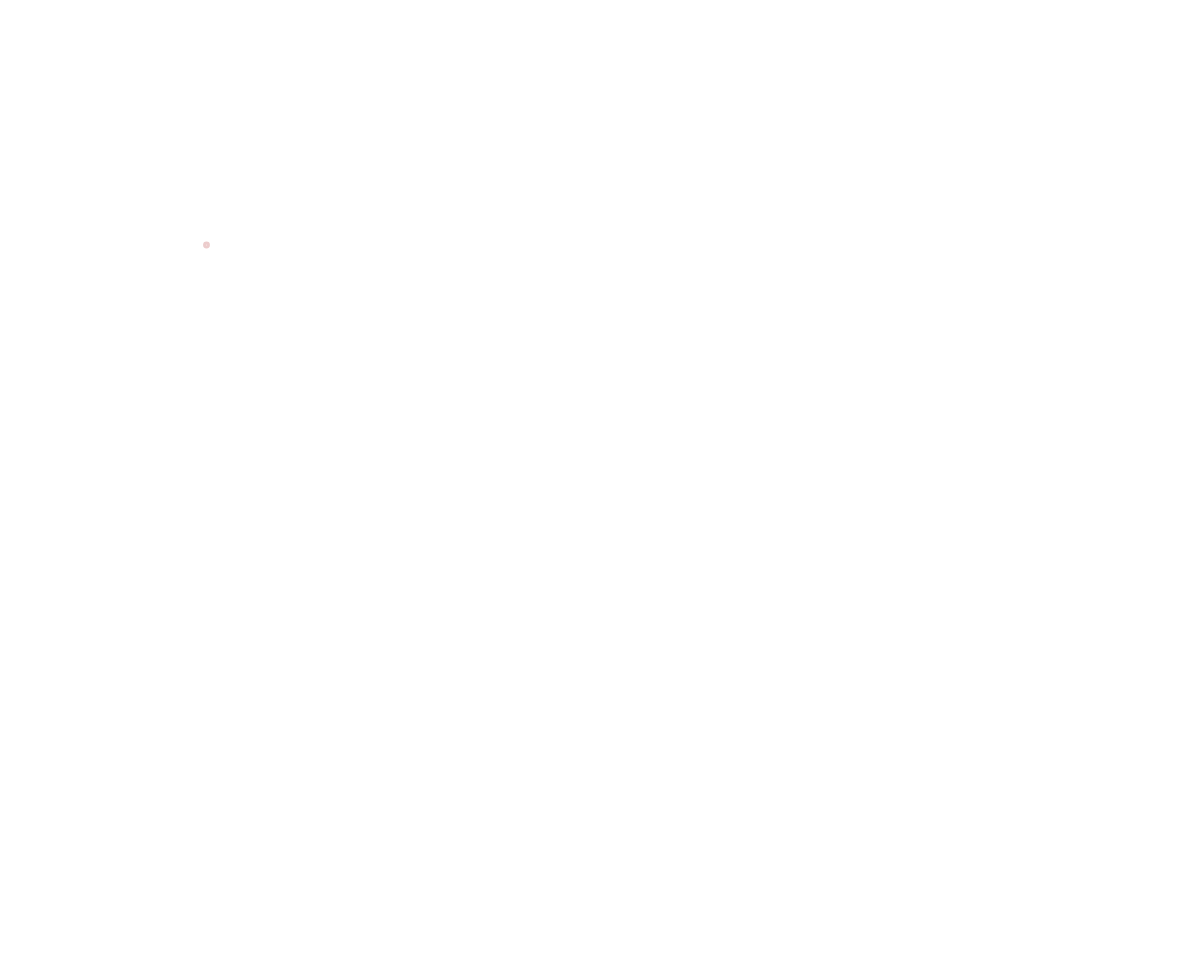
Frame 1 (no input)
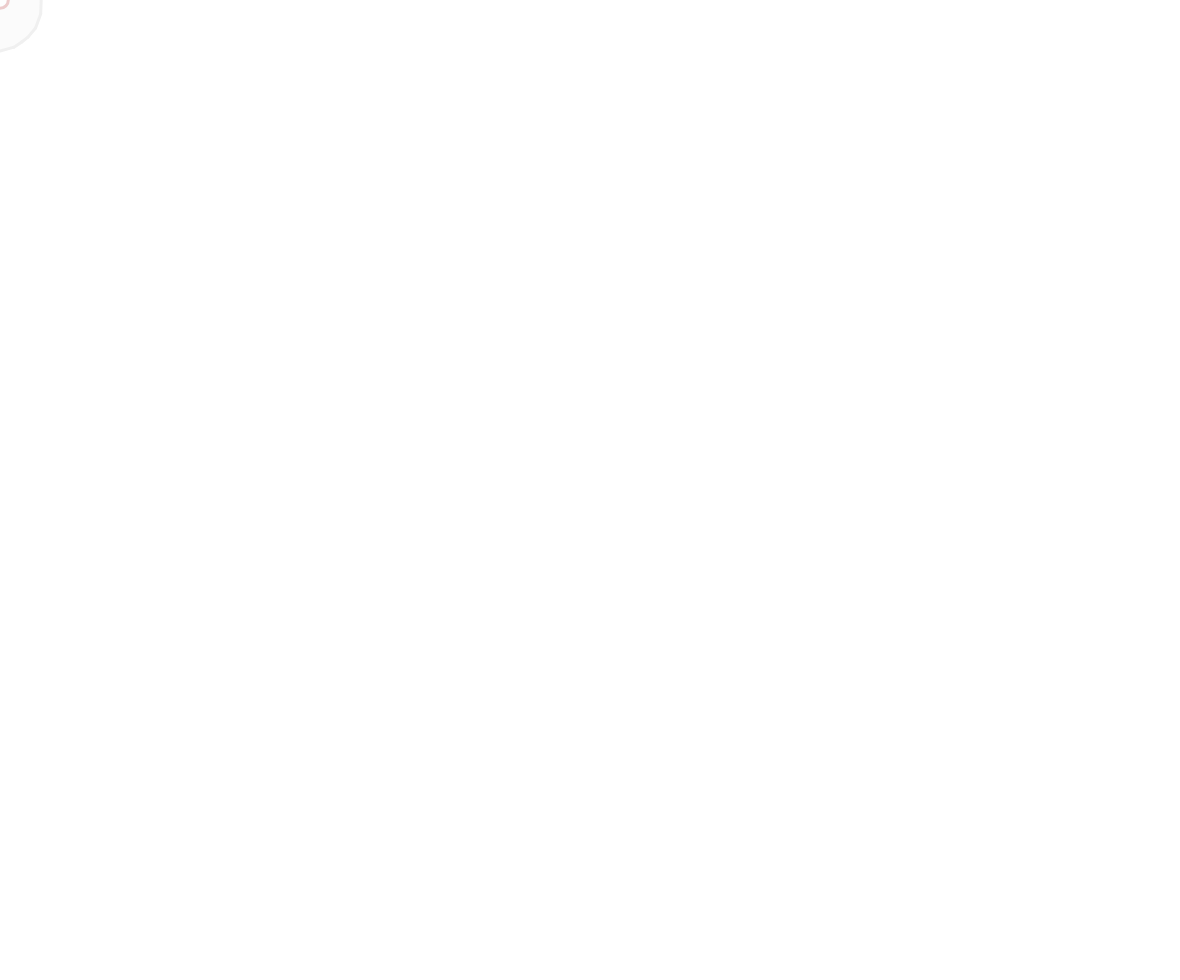
Frame 60 (no input)
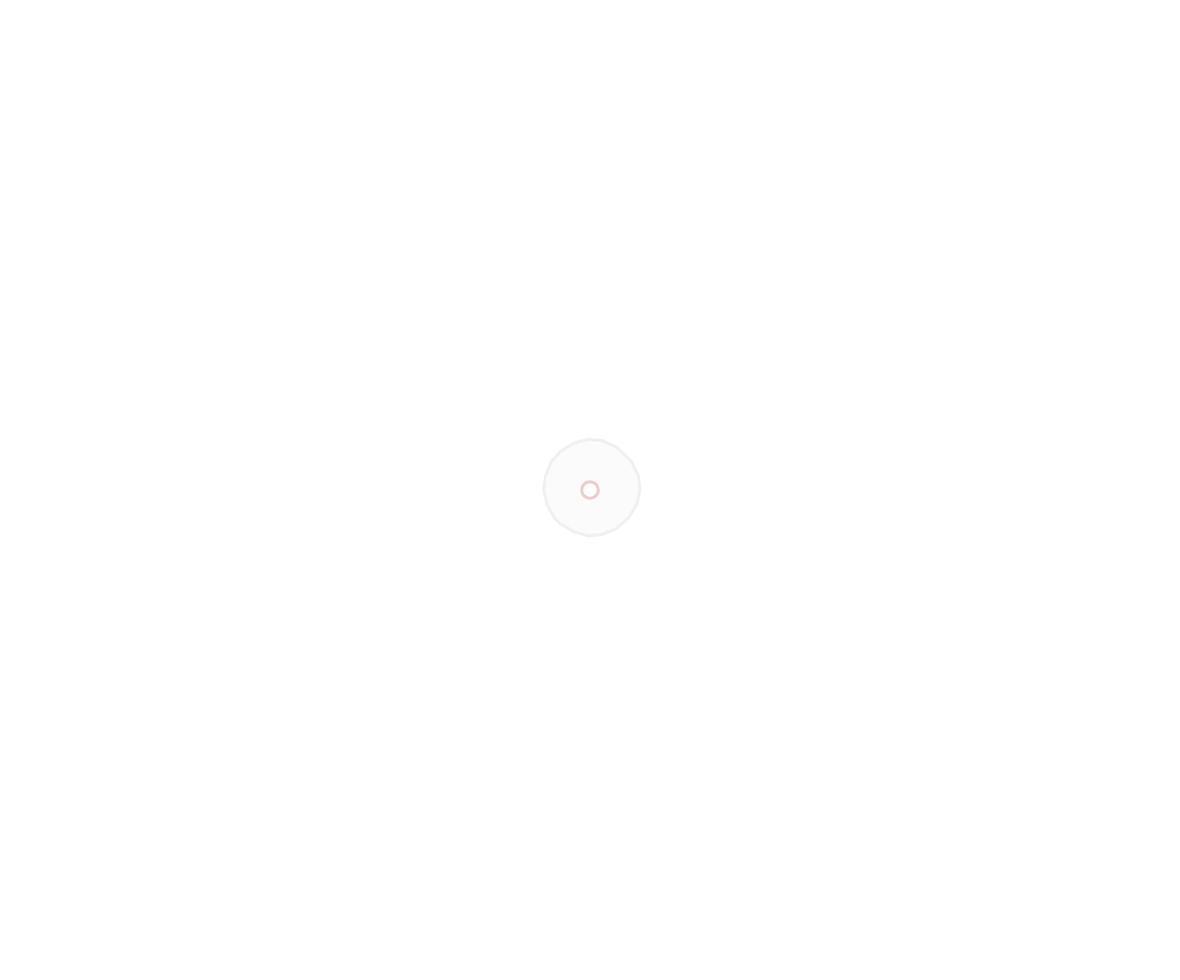
Frame 120 (the mouse pressed at the canvas centre since frame 60)

The p5.js sketch that drew these frames (run headless with seeded random() and noise() and a simulated clock; from frame 60 on, the mouse is pressed at the canvas centre):

// p5.js sketch
// ── sketch.js
var elem = document.getElementById('myElement');
//设置精度
let dpr = 14;

//设置显示模式
let displayMode = 1;

//设置全局阈值，相当于统一调整半径，非必要不调整
let lim = 1.2;

//设置圆的属性
let putMode = 1;

//设置鼠标滚轮初始值
let mouseWheelValue = 20;
let mouseWheelValueTarget = 20;


//初始化画布的宽、高、图层数量
let xNum = 0;
let yNum = 0;
let zNum = 8;//初始化得到一个图层数量上限
let circleLim = new Array(zNum);

//初始化不同图层上的圆
circleArray = new Array(zNum);
for (z = 0; z < zNum; z++) {
	circleArray[z] = new Array();
}

//定义画布
let canvas;

function hideMouseCursor() {
	var elem = document.body; //获取页面body元素
	elem.style.cursor = 'none'; //隐藏鼠标指针
}

//定义类：画在上面的圆
class circleDraw {

	constructor(stability, posX, posY, radius, speed, moveRadius) {

		this.inputX = posX;
		this.inputY = posY;
		this.inputR = radius;
		this.inputMR = moveRadius;
		this.x = posX;
		this.y = posY;
		this.r = radius;
		this.s = speed;
		this.mr = moveRadius;
		this.stability = stability;
	}
	normalUpdate(targetX, targetY) {
		if (this.stability == 0) {
			let scaleDis = sqrt(sq(this.x - targetX) + sq(this.y - targetY)) * 0.001;
			this.r = this.inputR * (-scaleDis * 1.2 + 1);
			this.mr = this.inputMR * (scaleDis + 1);
			this.inputX += (targetX - this.inputX) * this.s;
			this.inputY += (targetY - this.inputY) * this.s;
			this.x = this.inputX + Math.cos(frameCount * this.s * 0.28) * this.mr;
			this.y = this.inputY + Math.sin(frameCount * this.s * 0.2) * this.mr;
		} else if (this.stability == 0.5) {
			let scaleDis = sqrt(sq(this.x - targetX) + sq(this.y - targetY)) * 0.001;
			this.r = this.inputR * (-scaleDis * 0.1 + 1);
			this.mr = this.inputMR * (scaleDis + 1);

			this.x = this.inputX + Math.cos(frameCount * this.s * 0.28) * this.mr;
			this.y = this.inputY + Math.sin(frameCount * this.s * 0.2) * this.mr;
		}
	}
	radiusUpdate(radiusValue) {
		this.inputR = radiusValue;
	}

}

//把点阵上的数值计算后视觉化呈现出来
function drawSketchPoint(W, H, Z) {
	for (let z = 0; z < Z; z++) {

		//把第 Z 类圆形的数值叠加后计算出来
		for (let i = 0; i < W + 1; i++) {
			for (let j = 0; j < H + 1; j++) {
				//储存到圆心距离的倒数

				inputValue[i][j][z] = circleArray[z][0].r / sqrt(sq(circleArray[z][0].x - i * dpr) + sq(circleArray[z][0].y - j * dpr));
				for (let n = 1; n < circleArray[z].length; n++) {
					let dt = circleArray[z][n].r / sqrt(sq(circleArray[z][n].x - i * dpr) + sq(circleArray[z][n].y - j * dpr));
					inputValue[i][j][z] += dt;
				}
			}
		}


		if (z == 0) {
			for (let i = 0; i < W; i++) {
				for (let j = 0; j < H; j++) {
					var nw = inputValue[i][j][z];
					var ne = inputValue[i + 1][j][z];
					var se = inputValue[i + 1][j + 1][z];
					var sw = inputValue[i][j + 1][z];
					var a = [i * dpr + dpr * myLerp(lim * circleLim[z], nw, ne), j * dpr];
					var b = [
						i * dpr + dpr,
						j * dpr + dpr * myLerp(lim * circleLim[z], ne, se)
					];
					var c = [
						i * dpr + dpr * myLerp(lim * circleLim[z], sw, se),
						j * dpr + dpr
					];
					var d = [i * dpr, j * dpr + dpr * myLerp(lim * circleLim[z], nw, sw)];

					gridValue[i][j][z] = binaryToType(
						inputValue[i][j][z] > lim * circleLim[z],
						inputValue[i + 1][j][z] > lim * circleLim[z],
						inputValue[i + 1][j + 1][z] > lim * circleLim[z],
						inputValue[i][j + 1][z] > lim * circleLim[z]
					)


					noStroke();
					//stroke(0);
					strokeWeight(3);
					//noFill();
					fill(250, 250, 250, 200);
					//绘制 Metaballs

					switch (gridValue[i][j][z]) {
						case 1:
						case 14:
							if (inputValue[i][j + 1][z] > lim * circleLim[z]) {
								triangle(d[0], d[1], c[0], c[1], d[0], c[1]);
							} else {
								beginShape();
								vertex(d[0], d[1]);
								vertex(c[0], c[1]);
								vertex(b[0], c[1]);
								vertex(b[0], a[1]);
								vertex(d[0], a[1]);
								endShape(CLOSE);
							}
							break;
						case 2:
						case 13:
							if (inputValue[i + 1][j + 1][z] > lim * circleLim[z]) {
								triangle(b[0], b[1], c[0], c[1], b[0], c[1])
							} else {
								beginShape();
								vertex(b[0], b[1]);
								vertex(c[0], c[1]);
								vertex(d[0], c[1]);
								vertex(d[0], a[1]);
								vertex(b[0], a[1]);
								endShape(CLOSE);
							}
							break;
						case 3:
						case 12:
							if (inputValue[i][j][z] > lim * circleLim[z]) {
								beginShape();
								vertex(d[0], a[1]);
								vertex(b[0], a[1]);
								vertex(b[0], b[1]);
								vertex(d[0], d[1]);
								endShape(CLOSE);
							} else {
								beginShape();
								vertex(d[0], c[1]);
								vertex(b[0], c[1]);
								vertex(b[0], b[1]);
								vertex(d[0], d[1]);
								endShape(CLOSE);
							}
							break;
						case 11:
						case 4:
							if (inputValue[i + 1][j][z] > lim * circleLim[z]) {
								triangle(a[0], a[1], b[0], b[1], b[0], a[1]);
							} else {
								beginShape();
								vertex(a[0], a[1]);
								vertex(b[0], b[1]);
								vertex(b[0], c[1]);
								vertex(d[0], c[1]);
								vertex(d[0], a[1]);
								endShape(CLOSE);
							}
							break;
						case 5:
							if (inputValue[i][j][z] > lim * circleLim[z]) {
								beginShape(TRIANGLES);
								vertex(d[0], a[1]);
								vertex(a[0], a[1]);
								vertex(d[0], d[1]);
								vertex(b[0], b[1]);
								vertex(c[0], c[1]);
								vertex(b[0], c[1]);
								endShape();
							} else {
								beginShape();
								vertex(d[0], d[1]);
								vertex(a[0], a[1]);
								vertex(b[0], a[1]);
								vertex(b[0], b[1]);
								vertex(c[0], c[1]);
								vertex(d[0], c[1]);
								endShape(CLOSE);
							}
							break;
						case 6:
						case 9:
							if (inputValue[i][j][z] > lim * circleLim[z]) {
								beginShape();
								vertex(d[0], a[1]);
								vertex(a[0], a[1]);
								vertex(c[0], c[1]);
								vertex(d[0], c[1]);
								endShape(CLOSE);
							} else {
								beginShape();
								vertex(b[0], a[1]);
								vertex(a[0], a[1]);
								vertex(c[0], c[1]);
								vertex(b[0], c[1]);
								endShape(CLOSE);
							}
							break;
						case 7:
						case 8:
							if (inputValue[i][j][z] > lim * circleLim[z]) {
								triangle(d[0], a[1], a[0], a[1], d[0], d[1]);
							} else {
								beginShape();
								vertex(d[0], d[1]);
								vertex(a[0], a[1]);
								vertex(b[0], a[1]);
								vertex(b[0], c[1]);
								vertex(d[0], c[1]);
								endShape(CLOSE);
							}
							break;
						case 10:
							if (inputValue[i][j][z] > lim * circleLim[z]) {
								beginShape();
								vertex(d[0], a[1]);
								vertex(a[0], a[1]);
								vertex(b[0], b[1]);
								vertex(b[0], c[1]);
								vertex(c[0], c[1]);
								vertex(d[0], d[1]);
								endShape(CLOSE);
							} else {
								beginShape(TRIANGLES);
								vertex(a[0], a[1]);
								vertex(b[0], b[1]);
								vertex(b[0], a[1]);
								vertex(d[0], c[1]);
								vertex(d[0], c[1]);
								endShape();
							}
							break;
						case 15:
							rect(d[0], a[1], dpr, dpr);
						default:
							break;
					}

					if (displayMode == 1) {
						stroke(240, 240, 240);
						switch (gridValue[i][j][z]) {
							case 1:
							case 14:
								line(d[0], d[1], c[0], c[1]);
								break;
							case 2:
							case 13:
								line(b[0], b[1], c[0], c[1]);
								break;
							case 3:
							case 12:
								line(d[0], d[1], b[0], b[1]);
								break;
							case 11:
							case 4:
								line(a[0], a[1], b[0], b[1]);
								break;
							case 5:
								line(d[0], d[1], a[0], a[1]);
								line(c[0], c[1], b[0], b[1]);
								break;
							case 6:
							case 9:
								line(c[0], c[1], a[0], a[1]);
								break;
							case 7:
							case 8:
								line(d[0], d[1], a[0], a[1]);
								break;
							case 10:
								line(a[0], a[1], b[0], b[1]);
								line(c[0], c[1], d[0], d[1]);
								break;
							case 15:
							default:
								break;
						}
					}

				}
			}
		} else if (z == 1) {
			noFill();
			for (n = 1; n < circleArray[z].length; n++) {
				stroke(0, 0, 0, 20);
				fill(255, 100);
				ellipse(circleArray[z][n].x, circleArray[z][n].y, circleArray[z][n].r / (lim * circleLim[z]), circleArray[z][n].r / (lim * circleLim[z]))
			}
			stroke("#ECCCCC");
			fill(255, 200);
			ellipse(circleArray[z][0].x, circleArray[z][0].y, circleArray[z][0].r / (lim * circleLim[z]), circleArray[z][0].r / (lim * circleLim[z]))
		}
	}
}

//鼠标滚轮事件
function mouseWheel(event) {
	mouseWheelValueTarget += -event.delta * 0.2;
	if (mouseWheelValueTarget < 20) {
		mouseWheelValueTarget = 20;
	} else if (mouseWheelValueTarget > 100) {
		mouseWheelValueTarget = 100;
	}

}
//鼠标滚轮数值平滑
function mouseWheelValueSmooth(value) {
	mouseWheelValue += (mouseWheelValueTarget - mouseWheelValue) * value;
}

//鼠标点击事件
function mouseClicked() {
	let randomValue = 0.2 * random(0.1, 1)
	circleArray[0][circleArray[0].length] = new circleDraw(putMode, mouseX, mouseY, mouseWheelValue * 0.6 + 25, randomValue, random(1, 10));
	circleArray[1][circleArray[1].length] = new circleDraw(putMode, mouseX, mouseY, mouseWheelValue, randomValue, random(1, 5));
}


function myLerp(x, x0, x1, y0 = 0, y1 = 1) {
	if (x0 === x1) {
		return null;
	}

	return y0 + ((y1 - y0) * (x - x0)) / (x1 - x0);
}

function binaryToType(nw, ne, se, sw) {
	a = [nw, ne, se, sw];
	return a.reduce((res, x) => (res << 1) | x);
}

function setup() {
	canvas = createCanvas(windowWidth - 20, windowHeight - 20);
	xNum = width / dpr | 0;
	yNum = height / dpr | 0;

	circleLim[0] = 2;
	circleLim[1] = 1;
	circleLim[2] = 2;

	//circleArray[][](stability, posX, posY, radius, speed, moveRadius) 
	circleArray[0][0] = new circleDraw(0, width * 0.65, height * 0.5, 40, 0.15, 5);

	/*
		circleArray[0][1] = new circleDraw(0, width * 0.5, height * 0.5, 50, 0.05, 20);
		
			circleArray[0][2] = new circleDraw(0, width * 0.35, height * 0.5, 70, 0.02, 10);
			
				
				circleArray[0][3] = new circleDraw(1, width * 0.35, height * 0.5, 30, 0.05, 10);
				circleArray[0][4] = new circleDraw(1, width * 0.65, height * 0.5, 30, 0.05, 10);
				circleArray[0][5] = new circleDraw(1, width * 0.5, height * 0.65, 30, 0.05, 10);
				*/
	circleArray[1][0] = new circleDraw(0, width * 0.35, height * 0.5, 30, 0.5, 0);


}

function draw() {
	//隐藏鼠标指针
	hideMouseCursor();
	//动态响应
	xNum = width / dpr | 0;
	yNum = height / dpr | 0;
	zNum = 2;//限定显示的图层数量
	//let circleLim = new Array(zNum);

	//动态初始化三维数组
	inputValue = new Array(xNum + 1);
	gridValue = new Array(xNum + 1);
	for (let i = 0; i <= xNum; i++) {
		inputValue[i] = new Array(yNum + 1);
		gridValue[i] = new Array(yNum + 1);
		for (let j = 0; j <= yNum; j++) {
			inputValue[i][j] = new Array(zNum);
			gridValue[i][j] = new Array(zNum);
		}
	}
	background(255);

	//鼠标滚轮平滑
	mouseWheelValueSmooth(0.1);

	//暂时这样
	circleArray[0][0].radiusUpdate(mouseWheelValue + 20);
	circleArray[1][0].radiusUpdate(mouseWheelValue);

	//更新圆的属性
	for (i = 0; i < zNum; i++) {
		for (j = 0; j < circleArray[i].length; j++) {
			circleArray[i][j].normalUpdate(mouseX, mouseY);
		}
	}
	circleLim[0] += (-circleLim[0] + 0.2 * circleArray[0].length + 0.5) * 0.06;

	if (keyIsPressed === true) {
		putMode = 0;
	} else {
		putMode = 1;
	}
	//削减数列长度
	deleteArray(8);


	drawSketchPoint(xNum, yNum, zNum);


}

//删减数列
function deleteArray(num) {
	if (circleArray[0].length > num) {
		for (i = 0; i < circleArray[0].length - 2; i++) {
			circleArray[0][i + 1] = circleArray[0][i + 2];
			circleArray[1][i + 1] = circleArray[1][i + 2];
		}
		circleArray[0].length--;
		circleArray[1].length--;
	}
}


function windowResized() { resizeCanvas(windowWidth - 20, windowHeight - 20); }
